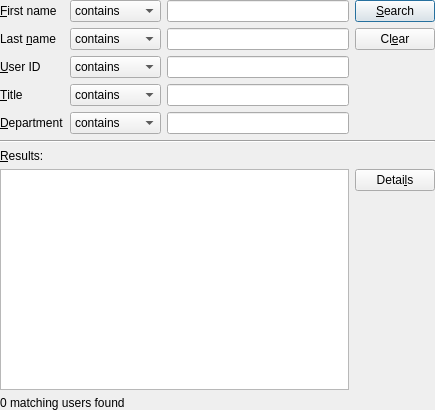
<ui version="4.0" >
 <class>GroupWiseContactSearchWidget</class>
 <widget class="QWidget" name="GroupWiseContactSearchWidget" >
  <property name="geometry" >
   <rect>
    <x>0</x>
    <y>0</y>
    <width>435</width>
    <height>410</height>
   </rect>
  </property>
  <property name="windowTitle" >
   <string>Search GroupWise Messenger</string>
  </property>
  <layout class="QVBoxLayout" name="_2" >
   <property name="margin" >
    <number>0</number>
   </property>
   <item>
    <layout class="QGridLayout" >
     <property name="margin" >
      <number>0</number>
     </property>
     <property name="spacing" >
      <number>6</number>
     </property>
     <item row="0" column="0" >
      <widget class="QLabel" name="textLabel1" >
       <property name="text" >
        <string>&amp;First name</string>
       </property>
       <property name="wordWrap" >
        <bool>false</bool>
       </property>
       <property name="buddy" >
        <cstring>m_firstName</cstring>
       </property>
      </widget>
     </item>
     <item row="2" column="0" >
      <widget class="QLabel" name="textLabel3" >
       <property name="text" >
        <string>&amp;User ID</string>
       </property>
       <property name="wordWrap" >
        <bool>false</bool>
       </property>
       <property name="buddy" >
        <cstring>m_userId</cstring>
       </property>
      </widget>
     </item>
     <item row="3" column="0" >
      <widget class="QLabel" name="textLabel4" >
       <property name="text" >
        <string>&amp;Title</string>
       </property>
       <property name="wordWrap" >
        <bool>false</bool>
       </property>
       <property name="buddy" >
        <cstring>m_title</cstring>
       </property>
      </widget>
     </item>
     <item row="2" column="2" >
      <widget class="QLineEdit" name="m_userId" />
     </item>
     <item row="0" column="2" >
      <widget class="QLineEdit" name="m_firstName" />
     </item>
     <item row="4" column="0" >
      <widget class="QLabel" name="textLabel5" >
       <property name="text" >
        <string>&amp;Department</string>
       </property>
       <property name="wordWrap" >
        <bool>false</bool>
       </property>
       <property name="buddy" >
        <cstring>m_dept</cstring>
       </property>
      </widget>
     </item>
     <item row="2" column="1" >
      <widget class="QComboBox" name="m_userIdOperation" >
       <item>
        <property name="text" >
         <string>contains</string>
        </property>
       </item>
       <item>
        <property name="text" >
         <string>begins with</string>
        </property>
       </item>
       <item>
        <property name="text" >
         <string>equals</string>
        </property>
       </item>
      </widget>
     </item>
     <item row="0" column="1" >
      <widget class="QComboBox" name="m_firstNameOperation" >
       <item>
        <property name="text" >
         <string>contains</string>
        </property>
       </item>
       <item>
        <property name="text" >
         <string>begins with</string>
        </property>
       </item>
       <item>
        <property name="text" >
         <string>equals</string>
        </property>
       </item>
      </widget>
     </item>
     <item row="4" column="2" >
      <widget class="QLineEdit" name="m_dept" />
     </item>
     <item row="1" column="1" >
      <widget class="QComboBox" name="m_lastNameOperation" >
       <item>
        <property name="text" >
         <string>contains</string>
        </property>
       </item>
       <item>
        <property name="text" >
         <string>begins with</string>
        </property>
       </item>
       <item>
        <property name="text" >
         <string>equals</string>
        </property>
       </item>
      </widget>
     </item>
     <item row="1" column="0" >
      <widget class="QLabel" name="textLabel2" >
       <property name="text" >
        <string>Last &amp;name</string>
       </property>
       <property name="wordWrap" >
        <bool>false</bool>
       </property>
       <property name="buddy" >
        <cstring>m_lastName</cstring>
       </property>
      </widget>
     </item>
     <item row="1" column="3" >
      <widget class="QPushButton" name="m_clear" >
       <property name="text" >
        <string>Cl&amp;ear</string>
       </property>
      </widget>
     </item>
     <item row="4" column="1" >
      <widget class="QComboBox" name="m_deptOperation" >
       <item>
        <property name="text" >
         <string>contains</string>
        </property>
       </item>
       <item>
        <property name="text" >
         <string>begins with</string>
        </property>
       </item>
       <item>
        <property name="text" >
         <string>equals</string>
        </property>
       </item>
      </widget>
     </item>
     <item row="3" column="2" >
      <widget class="QLineEdit" name="m_title" />
     </item>
     <item row="1" column="2" >
      <widget class="QLineEdit" name="m_lastName" />
     </item>
     <item row="0" column="3" >
      <widget class="QPushButton" name="m_search" >
       <property name="text" >
        <string>&amp;Search</string>
       </property>
       <property name="default" >
        <bool>true</bool>
       </property>
      </widget>
     </item>
     <item row="3" column="1" >
      <widget class="QComboBox" name="m_titleOperation" >
       <item>
        <property name="text" >
         <string>contains</string>
        </property>
       </item>
       <item>
        <property name="text" >
         <string>begins with</string>
        </property>
       </item>
       <item>
        <property name="text" >
         <string>equals</string>
        </property>
       </item>
      </widget>
     </item>
    </layout>
   </item>
   <item>
    <widget class="Line" name="line1" >
     <property name="frameShape" >
      <enum>QFrame::HLine</enum>
     </property>
     <property name="frameShadow" >
      <enum>QFrame::Sunken</enum>
     </property>
     <property name="orientation" >
      <enum>Qt::Horizontal</enum>
     </property>
    </widget>
   </item>
   <item>
    <widget class="QLabel" name="textLabel9" >
     <property name="text" >
      <string>&amp;Results:</string>
     </property>
     <property name="wordWrap" >
      <bool>false</bool>
     </property>
     <property name="buddy" >
      <cstring>m_results</cstring>
     </property>
    </widget>
   </item>
   <item>
    <layout class="QHBoxLayout" >
     <item>
      <widget class="QTreeView" name="m_results" >
       <property name="rootIsDecorated" >
        <bool>false</bool>
       </property>
       <property name="sortingEnabled" >
        <bool>true</bool>
       </property>
       <property name="allColumnsShowFocus" >
        <bool>true</bool>
       </property>
      </widget>
     </item>
     <item>
      <layout class="QVBoxLayout" >
       <property name="spacing" >
        <number>6</number>
       </property>
       <property name="margin" >
        <number>0</number>
       </property>
       <item>
        <widget class="QPushButton" name="m_details" >
         <property name="enabled" >
          <bool>true</bool>
         </property>
         <property name="text" >
          <string>Detai&amp;ls</string>
         </property>
        </widget>
       </item>
       <item>
        <spacer>
         <property name="orientation" >
          <enum>Qt::Vertical</enum>
         </property>
         <property name="sizeType" >
          <enum>QSizePolicy::Expanding</enum>
         </property>
         <property name="sizeHint" stdset="0" >
          <size>
           <width>20</width>
           <height>141</height>
          </size>
         </property>
        </spacer>
       </item>
      </layout>
     </item>
    </layout>
   </item>
   <item>
    <widget class="QLabel" name="m_matchCount" >
     <property name="text" >
      <string>0 matching users found</string>
     </property>
     <property name="wordWrap" >
      <bool>false</bool>
     </property>
    </widget>
   </item>
  </layout>
 </widget>
 <layoutdefault spacing="6" margin="11" />
 <pixmapfunction>qPixmapFromMimeSource</pixmapfunction>
 <tabstops>
  <tabstop>m_firstNameOperation</tabstop>
  <tabstop>m_firstName</tabstop>
  <tabstop>m_lastNameOperation</tabstop>
  <tabstop>m_lastName</tabstop>
  <tabstop>m_userIdOperation</tabstop>
  <tabstop>m_userId</tabstop>
  <tabstop>m_titleOperation</tabstop>
  <tabstop>m_title</tabstop>
  <tabstop>m_deptOperation</tabstop>
  <tabstop>m_dept</tabstop>
  <tabstop>m_results</tabstop>
  <tabstop>m_search</tabstop>
  <tabstop>m_clear</tabstop>
  <tabstop>m_details</tabstop>
 </tabstops>
 <resources/>
 <connections/>
</ui>
